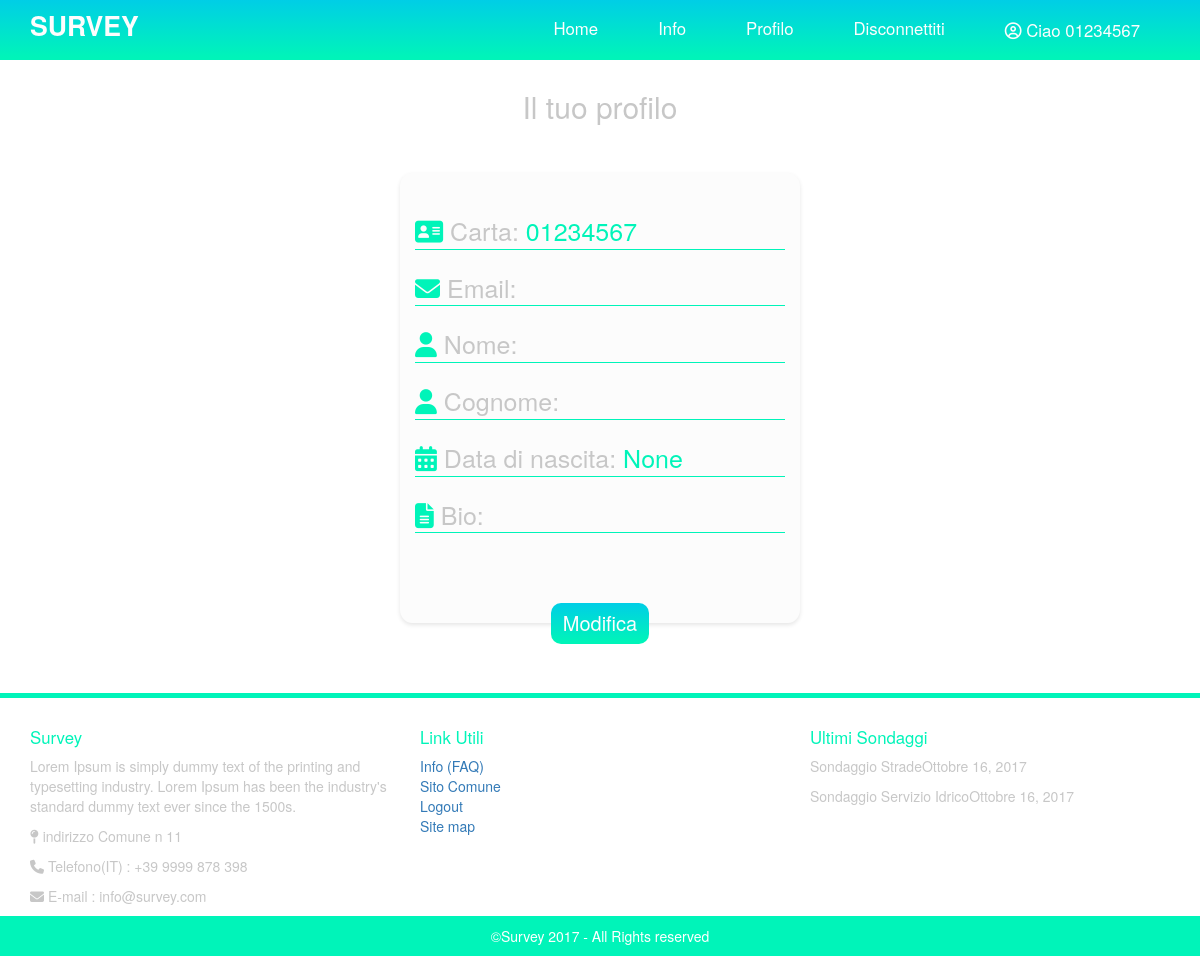
The page /profile/ (signed in) on the database its author committed.
### Survey/models.py (models this page shows, shortened)
class CustomUser(AbstractBaseUser, PermissionsMixin):
    id_card = models.CharField(
        verbose_name='identity card',
        max_length=9,
        unique=True,
    )
    id_card_scan = models.FileField(verbose_name="Scansione ID Card", upload_to="documents/", validators=[validate_file_extension], blank=True)
    email = models.EmailField(verbose_name=('email address'), max_length=254, unique=True, blank=True)
    first_name = models.CharField('first name', max_length=30, blank=True)
    last_name = models.CharField('last name', max_length=30, blank=True)
    date_of_birth = models.DateField(null=True, blank=True)
    bio = models.TextField(max_length=500, blank=True)
    comune = models.CharField('comune', max_length=30, blank=True)
    provincia = models.CharField('provincia', max_length=30, blank=True)
    indirizzo = models.CharField('indirizzo', max_length=120, blank=True)
    date_joined = models.DateTimeField('date joined', default=timezone.now)
    is_active = models.BooleanField(default=True)
    is_staff = models.BooleanField(default=False)
    objects = CustomUserManager()
    USERNAME_FIELD = 'id_card'
    EMAIL_FIELD = 'email'

### Survey/views.py (the view)
# urls.py: url(r'^profile/$', views.CurrentCustomUserDetailView.as_view(), name='profile'),  # Utente corrente
class CurrentCustomUserDetailView(LoginRequiredMixin, DetailView):
    login_url = '/login/'
    redirect_field_name = 'redirect_to'
    def get_object(self, queryset=None):
        return self.request.user
    template_name = 'accounts/custom_user_detail.html'

### templates/accounts/custom_user_detail.html (shortened to what this page needs)
{% extends 'base.html' %} {% block content %}
<h2>Il tuo profilo</h2>
<div class="col-md-12 profile-card">
    <ul>
        <li><i class="fa fa-address-card"></i> Carta: <span>{{ user.id_card }}</span></li>
        <li><i class="fa fa-envelope"></i> Email: </li>
        <li><i class="fa fa-user"></i> Nome: </li>
        <li><i class="fa fa-user"></i> Cognome: </li>
        <li><i class="fa fa-calendar"></i> Data di nascita: <span>{{ user.date_of_birth }}</span></li>
        <li><i class="fa fa-file-text"></i> Bio: </li>
    </ul>
    <a href="{% url 'edit_profile' %}" class="btn btn-update">Modifica</a>
</div>
{% endblock %}

### templates/base.html (shortened to what this page needs)
<!DOCTYPE html> {% load staticfiles %}
<html>
<head>
    <link rel="stylesheet" href="https://maxcdn.bootstrapcdn.com/bootstrap/3.3.7/css/bootstrap.min.css">
    <link rel="stylesheet" type="text/css" href="{% static 'css/style.css' %}">
    <link rel="stylesheet" type="text/css" href="{% static 'css/medias.css' %}">
</head>
<body>
    <nav class="navbar navbar-fixed-top" id="my-nav">
        <div class="container">
            <div class="navbar-header">
                <a class="navbar-brand" href="{% url 'survey'%}">SURVEY</a>
            </div>
            <div class="collapse navbar-collapse">
                <ul class="nav navbar-nav" id="menu-items">
                    <li>
                        <a href="{% url 'survey'%}">Home</a>
                    </li>
                    <li>
                        <a href="#">Info</a>
                    </li>
                    <li>
                        <a href="{% url 'profile'%}">Profilo</a>
                    </li>
                    {% if user.is_authenticated %}
                    <li><a href="{% url 'logout'%}">Disconnettiti</a></li>
                    <li id="user"><i class="fa fa-user-circle-o"></i> Ciao {{ user.get_username }}</li>
                    {% else %}
                    <li><a href="{% url 'login'%}">Collegati</a></li>
                    {% endif %}
                </ul>
            </div>
        </div>
    </nav>
    <div class="container" id="main-cont">
        <div class="row">
            {% block content %} {% endblock %}
        </div>
    </div>
    <footer>
        <div class="borderissimo"></div>
        <div class="container">
            <div class="row">
                <div class="footer-content">
                    <div class="col-md-4 col-sm-6 minidesc">
                        <h6>Survey</h6>
                        <p>Lorem Ipsum is simply dummy text of the printing and typesetting industry. Lorem Ipsum has been the industry's standard dummy text ever since the 1500s.</p>
                        <p><i class="fa fa-map-pin"></i> indirizzo Comune n 11</p>
                        <p><i class="fa fa-phone"></i> Telefono(IT) : +39 9999 878 398</p>
                        <p><i class="fa fa-envelope"></i> E-mail : info@survey.com</p>
                    </div>
                    <div class="col-md-4 col-sm-12">
                        <h6 class="heading7">Link Utili</h6>
                        <ul class="footer-ul">
                            <li><a href="#"> Info (FAQ)</a></li>
                            <li><a href="#"> Sito Comune</a></li>
                            <li><a href="{% url 'logout'%}"> Logout</a></li>
                            <li><a href="#"> Site map</a></li>
                        </ul>
                    </div>
                    <div class="col-md-4 col-sm-12">
                        <h6 class="heading7">Ultimi Sondaggi</h6>
                        <div class="post">
                            <p>Sondaggio Strade<span>Ottobre 16, 2017</span></p>
                            <p>Sondaggio Servizio Idrico<span>Ottobre 16, 2017</span></p>
                        </div>
                    </div>
                </div>
            </div>
        </div>
        <div class="copyright">
        <div class="container">
            <div class="col-md-12">
                <p>©Survey 2017 - All Rights reserved</p>
            </div>
        </div>
    </div>
    </footer>
</body>
</html>

### Survey/static/css/style.css (style rules this page uses)
.navbar { border: none!important; }
#my-nav { background-image: linear-gradient(-180deg, #00CEE6 0%, #00F4B9 95%)!important; background-color: none!important; border-color: none !important; }
#my-nav .navbar-brand { color: #FDFDFD; font-weight: 600; font-size: 1.9em; }
#my-nav #menu-items a, #my-nav #menu-items #user { color: #FDFDFD; padding: 18px 30px; font-weight: 400; font-size: 1.2em; }
#main-cont, .survey-page h2 { padding-top: 70px; color: #c7c7c7; text-align: center; }
.profile-card ul { list-style: none; padding: 40px 0px 0px 0px; }
.profile-card { width: 400px; height: 450px; background-color: #fcfcfc; border-radius: 3%; box-shadow: 0 2px 4px 0 rgba(0, 0, 0, 0.10); margin: 50px auto; float: none; }
.profile-card ul li { font-size: 25px; font-weight: 400; color: #c7c7c7; text-align: justify; border-bottom: 1px solid #00F4B9; margin: 0px 0px 20px 0px }
.profile-card ul li span, .profile-card ul li i { color: #00F4B9; }
.profile-card a.btn-update { width: auto; height: auto; font-size: 20px; font-weight: 500; color: #fdfdfd; white-space: normal; vertical-align: middle; background-image: linear-gradient(-180deg, #00CEE6 0%, #00F4B9 95%) !important; border: none; border-radius: 10px; outline: none; margin: 50px 0px 0px 0px; }
.borderissimo { width: 100%; height: 5px; background-color: #00F4B9; margin: 20px 0px 20px 0px; }
footer p { color: #c7c7c7; }
footer h6 { color: #00F4B9; font-weight: 500; font-size: 1.2em; }
footer ul { list-style-type: none; padding: 0px; color: #00CEE6; }
.copyright { background-color: #00F4B9; }
.copyright p { color: white; font-weight: 500; text-align: center; padding-top: 10px; }

### Survey/static/css/medias.css (style rules this page uses)
@media (min-width: 768px) { .navbar-nav { float: right; margin: 0; } }

### rows shown on the page
CustomUser: get_username "01234567", id_card "01234567", date_of_birth "None"
